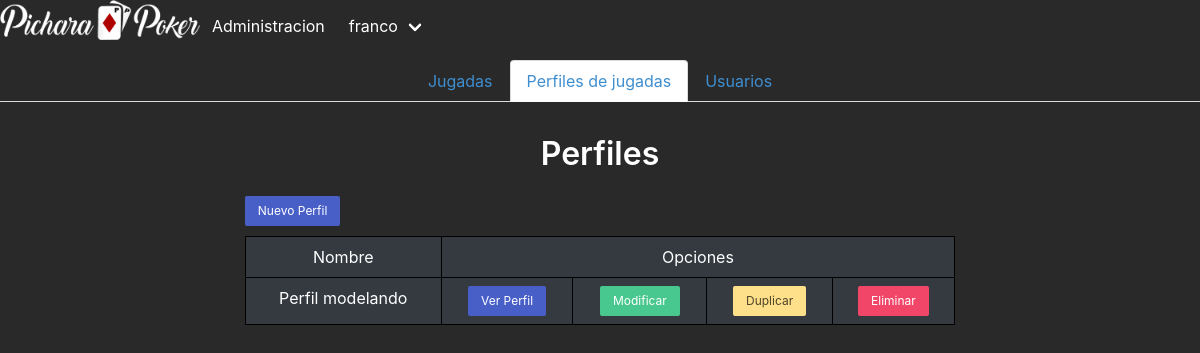
The page /profiles/profiles (signed in) on the database as committed earlier.
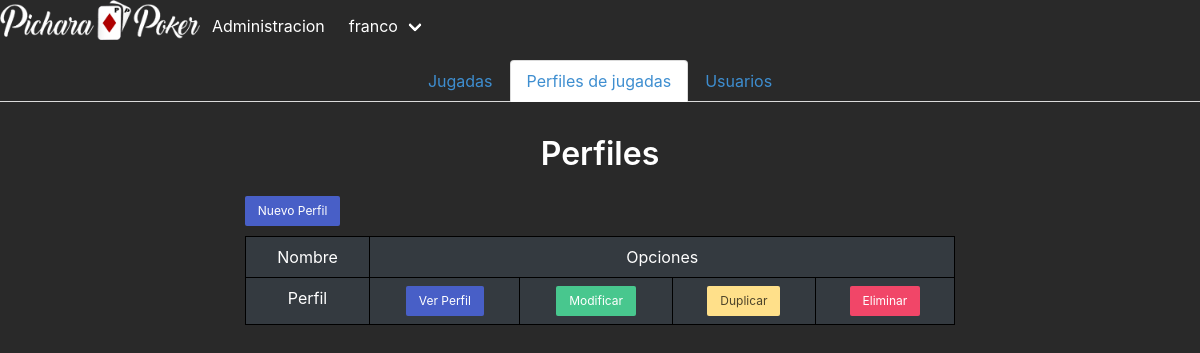
The same page on the database as committed later.
### apps/profilemoves/models.py (models this page shows, shortened)
class Profile(models.Model):
    profileName = models.CharField(max_length=200,null=False,blank=False,default='DEFAULT')
    description = models.TextField(max_length=200,null=False,blank=False,default='DEFAULT')
    def __str__(self):
        return '%s'%(self.profileName)

### apps/profilemoves/views.py (the view)
# urls.py: path('profiles',adminProfilesView,name='profiles_list'),
@login_required(login_url=('/'))
def adminProfilesView(request):
    profiles_list = PF.get_all_profiles()
    return render(request,'admin/adminProfilesList.html',{'profiles':profiles_list})

### apps/profilemoves/models.py (called while the page is built)
    @staticmethod
    def get_all_profiles():
        profile_list = Profile.objects.all()
        return profile_list

### templates/admin/adminProfilesList.html (shortened to what this page needs)
{% extends 'admin/BaseAdmin.html' %}
{% load static %}
{% block content %}
    <div class="columns">
        <div class="column">
            <div class="tabs is-centered is-boxed">
                <ul>
                    <li>
                        <a class="navbar-item has-text-info" href="{% url 'admin_principal' %}">Jugadas</a>
                    </li>
                    <li class="is-active">
                        <a class="navbar-item has-text-info" href="{% url 'profiles_list' %}">Perfiles de jugadas</a>
                    </li>
                    <li>
                        <a class="navbar-item has-text-info" href="{% url 'all_clients' %}">Usuarios</a>
                    </li>
                </ul>
            </div>
        </div>
    </div>
    <div class="columns">
        <div class="column is-one-fifth"></div>
        <div class="column is-three-fifths">
            <h4 class="title has-text-centered has-text-white" style="margin-top: 10px;">Perfiles</h4>
            <button class="button is-link is-small modal-button" data-target="modalNew" style="margin-bottom: 10px;">Nuevo Perfil</button>
            {% if profiles %}
                <table class="table table-dark is-fullwidth is-bordered" style="background-color: #343a40;;">
                    <thead>
                        <tr>
                            <td class="has-text-white has-text-centered" style="border: 1px solid black;">Nombre</td>
                            <td class="has-text-white has-text-centered" style="border: 1px solid black;" colspan="4">Opciones</td>
                        </tr>
                    </thead>
                    <tbody>
                        {% for profile in profiles %}
                        <tr>
                            <td class="has-text-white has-text-centered nameProfile" style="border: 1px solid black;" id="{{profile.id}}">
                                {{profile}}
                            </td>
                            <td class="text-center has-text-centered" style="border: 1px solid black;">
                                <a type="button" href="{% url 'view_profile' profile.id %}" class="button is-small is-link">Ver Perfil</a>
                            </td>
                            <td class="text-center has-text-centered" style="border: 1px solid black;">
                                <a type="button" href="{% url 'admin_profile' profile.id %}" class="button is-small is-success">Modificar</a>
                            </td>
                            <td class="text-center has-text-centered" style="border: 1px solid black;">
                                <a type="button" href="{% url 'duplicate_profile' profile.id %}" class="button is-small is-warning">Duplicar</a>
                            </td>
                            <td class="text-center has-text-centered" style="border: 1px solid black;">
                                <a type="button" href="{% url 'delete_profile' profile.id %}" class="button is-small is-danger">Eliminar</a>
                            </td>
                        </tr>
                        {% endfor %}
                    </tbody>
                </table>
            {% endif %}
        </div>
    </div>
{% endblock %}

Rows that differ between the two databases and show on the page:
removed Profile: profileName "Perfil modelando"
added Profile: profileName "Perfil"
